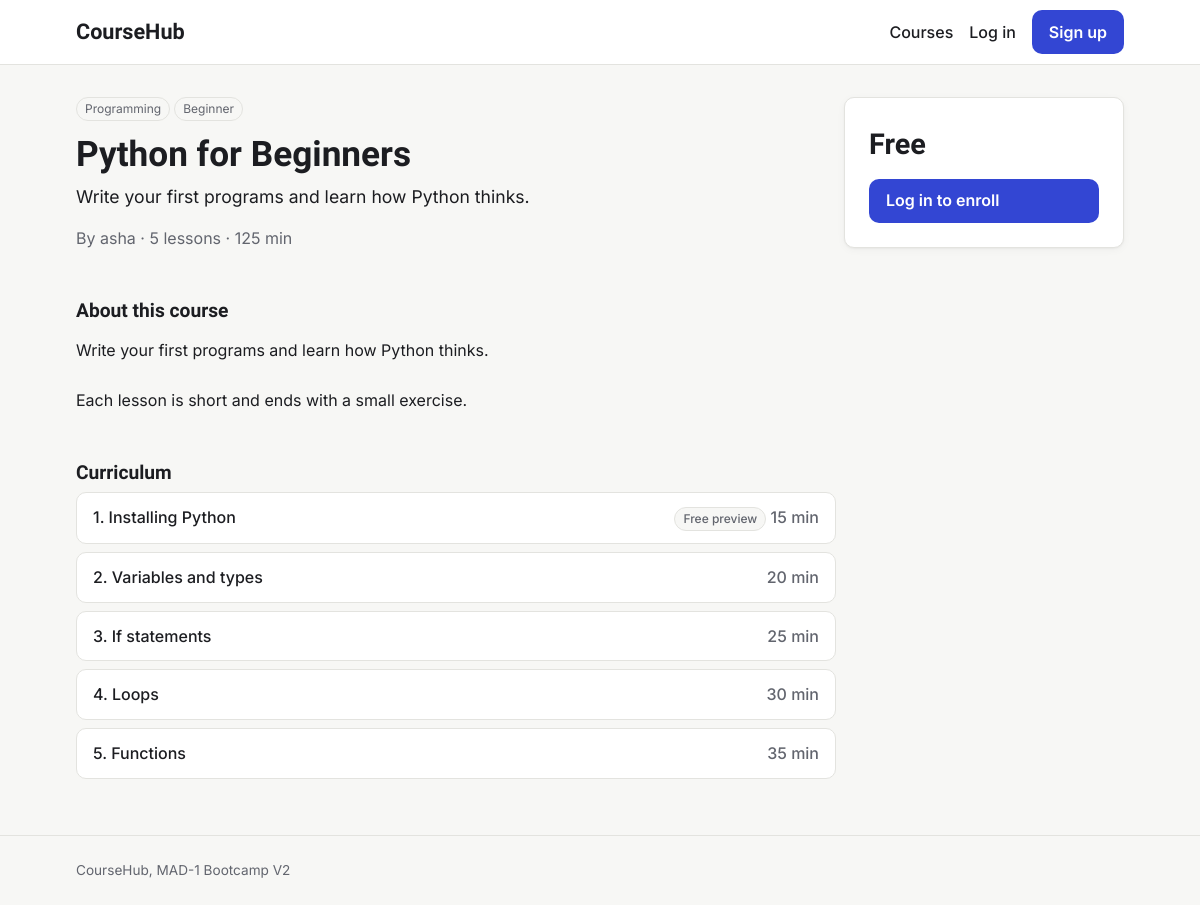
/courses/python-for-beginners, run on the app's committed database.
### models.py (models this page shows, shortened)
class Course(db.Model):
    id = db.Column(db.Integer, primary_key=True)
    title = db.Column(db.String(200), nullable=False)
    slug = db.Column(db.String(200), unique=True, nullable=False)
    description = db.Column(db.Text)
    short_description = db.Column(db.String(500))
    thumbnail = db.Column(db.String(300))
    price = db.Column(db.Float, default=0.0)
    category = db.Column(db.String(50))
    level = db.Column(db.String(20))
    is_published = db.Column(db.Boolean, default=False)
    is_featured = db.Column(db.Boolean, default=False)
    instructor_id = db.Column(db.Integer, db.ForeignKey("user.id"), nullable=False)
    created_at = db.Column(db.DateTime, default=utc_now)
    updated_at = db.Column(db.DateTime, default=utc_now, onupdate=utc_now)
    lessons = db.relationship(
        "Lesson",
        backref="course",
        cascade="all, delete-orphan",
        order_by="Lesson.order",
    )
    enrollments = db.relationship(
        "Enrollment", backref="course", cascade="all, delete-orphan"
    )

class User(db.Model):
    id = db.Column(db.Integer, primary_key=True)
    username = db.Column(db.String(80), unique=True, nullable=False)
    email = db.Column(db.String(120), unique=True, nullable=False)
    password_hash = db.Column(db.String(256), nullable=False)
    role = db.Column(db.String(20), nullable=False, default="student")
    bio = db.Column(db.Text)
    avatar = db.Column(db.String(200))
    created_at = db.Column(db.DateTime, default=utc_now)
    is_active = db.Column(db.Boolean, default=True)
    taught_courses = db.relationship("Course", backref="instructor", lazy=True)
    enrollments = db.relationship(
        "Enrollment", backref="student", cascade="all, delete-orphan"
    )
    completions = db.relationship(
        "LessonCompletion", backref="student", cascade="all, delete-orphan"
    )

class Lesson(db.Model):
    id = db.Column(db.Integer, primary_key=True)
    title = db.Column(db.String(200), nullable=False)
    content = db.Column(db.Text)
    video_url = db.Column(db.String(300))
    duration = db.Column(db.Integer)
    order = db.Column(db.Integer, default=0)
    is_free_preview = db.Column(db.Boolean, default=False)
    course_id = db.Column(db.Integer, db.ForeignKey("course.id"), nullable=False)
    completions = db.relationship(
        "LessonCompletion", backref="lesson", cascade="all, delete-orphan"
    )

### routes/courses.py (the view)
@bp.route("/courses/<slug>")
def course_detail(slug):
    course = db.first_or_404(db.select(Course).where(Course.slug == slug))
    if not course.is_published:
        can_preview = g.user and (
            g.user.is_admin or g.user.id == course.instructor_id
        )
        if not can_preview:
            abort(404)
    enrollment = None
    if g.user and g.user.is_student:
        enrollment = get_enrollment(g.user.id, course.id)
    return render_template(
        "course_detail.html", course=course, enrollment=enrollment
    )

### templates/course_detail.html (shortened to what this page needs)
{% extends "base.html" %}
{% from "macros.html" import progress_bar %}
{% block content %}
{% set minutes = course.lessons|selectattr('duration')|sum(attribute='duration') %}
<section class="course-hero">
  <div>
    <div class="tags">
      {% if course.category %}<span class="tag">{{ course.category|capitalize }}</span>{% endif %}
      {% if course.level %}<span class="tag">{{ course.level|capitalize }}</span>{% endif %}
    </div>
    <h1>{{ course.title }}</h1>
    <p class="lead">{{ course.short_description or '' }}</p>
    <p class="muted">
      By {{ course.instructor.username }} · {{ course.lessons|length }} lessons
      {% if minutes %} · {{ minutes }} min{% endif %}
    </p>
  </div>
  <div class="enroll-box">
    <p class="enroll-price">{{ course.price|price }}</p>
    {% if enrollment %}
      {{ progress_bar(enrollment.progress) }}
      <a class="btn btn-primary btn-block" href="{{ url_for('student.course_player', slug=course.slug) }}">Continue learning</a>
    {% elif not current_user %}
      <a class="btn btn-primary btn-block" href="{{ url_for('auth.login', next=request.path) }}">Log in to enroll</a>
    {% else %}
      <p class="muted">Only student accounts can enroll.</p>
    {% endif %}
  </div>
</section>
<div class="course-columns">
  {% if course.description %}
    <section>
      <h2>About this course</h2>
      <p class="prose">{{ course.description }}</p>
    </section>
  {% endif %}
  <section>
    <h2>Curriculum</h2>
    {% if course.lessons %}
      <div class="curriculum">
        {% for lesson in course.lessons %}
          <details>
            <summary>
              <span>{{ loop.index }}. {{ lesson.title }}</span>
              <span class="muted">
                {% if lesson.is_free_preview %}<span class="tag">Free preview</span>{% endif %}
                {% if lesson.duration %}{{ lesson.duration }} min{% endif %}
              </span>
            </summary>
          </details>
        {% endfor %}
      </div>
    {% else %}
      <p class="muted">No lessons yet.</p>
    {% endif %}
  </section>
</div>
{% endblock %}

### static/style.css (style rules this page uses)
:root { --font-display: "Bricolage Grotesque", ui-sans-serif, system-ui, sans-serif; --font-body: "Inter", ui-sans-serif, system-ui, -apple-system, "Segoe UI", Roboto, sans-serif; --color-bg: #f7f7f5; --color-surface: #ffffff; --color-text: #1c1d21; --color-muted: #62656e; --color-border: #e3e3df; --color-primary: #3346d3; --color-primary-hover: #2636b0; --color-focus: #8a96ff; --color-success-bg: #e8f5ec; --color-success-text: #1d6b3a; --color-error-bg: #fdecec; --color-error-text: #a12626; --color-warning-bg: #fff6e0; --color-warning-text: #8a5a00; --color-info-bg: #eaf0fd; --color-info-text: #244a9e; --radius: 10px; --space-1: 0.25rem; --space-2: 0.5rem; --space-3: 0.75rem; --space-4: 1rem; --space-6: 1.5rem; --space-8: 2rem; --space-12: 3rem; --shadow: 0 1px 2px rgba(0, 0, 0, 0.04), 0 2px 8px rgba(0, 0, 0, 0.04); }
*, *::before, *::after { box-sizing: border-box; }
body { margin: 0; min-height: 100vh; display: flex; flex-direction: column; font-family: var(--font-body); font-size: 1rem; line-height: 1.55; color: var(--color-text); background: var(--color-bg); }
h1, h2, h3 { font-family: var(--font-display); line-height: 1.2; margin: 0 0 var(--space-2); }
h1 { font-size: 1.9rem; }
h2 { font-size: 1.2rem; }
a { color: var(--color-primary); }
.muted { color: var(--color-muted); }
.btn { display: inline-block; padding: 0.55rem 1rem; border: 1px solid transparent; border-radius: var(--radius); font: inherit; font-weight: 600; text-decoration: none; cursor: pointer; transition: background-color 0.15s ease, border-color 0.15s ease; }
.btn-primary { background: var(--color-primary); color: #fff; }
.btn-block { width: 100%; }
.tags { display: flex; flex-wrap: wrap; gap: var(--space-1); }
.tag { display: inline-block; padding: 0.1rem 0.5rem; border-radius: 999px; background: var(--color-bg); border: 1px solid var(--color-border); font-size: 0.75rem; color: var(--color-muted); }
.course-hero { display: grid; grid-template-columns: 1fr 280px; gap: var(--space-8); align-items: start; margin-bottom: var(--space-8); }
.course-hero h1 { margin-top: var(--space-3); font-size: 2.2rem; }
.lead { font-size: 1.1rem; margin: 0 0 var(--space-2); }
.enroll-box { padding: var(--space-6); background: var(--color-surface); border: 1px solid var(--color-border); border-radius: var(--radius); box-shadow: var(--shadow); }
.enroll-price { margin: 0 0 var(--space-3); font-family: var(--font-display); font-size: 1.8rem; font-weight: 700; }
.course-columns { display: grid; gap: var(--space-8); max-width: 760px; }
.prose { white-space: pre-line; }
.curriculum details { border: 1px solid var(--color-border); border-radius: var(--radius); background: var(--color-surface); margin-bottom: var(--space-2); }
.curriculum summary { display: flex; justify-content: space-between; gap: var(--space-4); padding: var(--space-3) var(--space-4); cursor: pointer; font-weight: 500; }

### data on the page
Course: category "Programming", level "Beginner", title "Python for Beginners", short_description "Write your first programs and learn how Python thinks.", price "Free", description "Write your first programs and learn how Python thinks. Each lesson is short and ends with a small exercise."
User: instructor.username "asha"
Lesson: title "Installing Python", is_free_preview "Free preview", duration "15"
Lesson: title "Variables and types", duration "20"
Lesson: title "If statements", duration "25"
Lesson: title "Loops", duration "30"
Lesson: title "Functions", duration "35"

### other printed values
{{ course.lessons|length }} "5"
{{ minutes }} "125"
